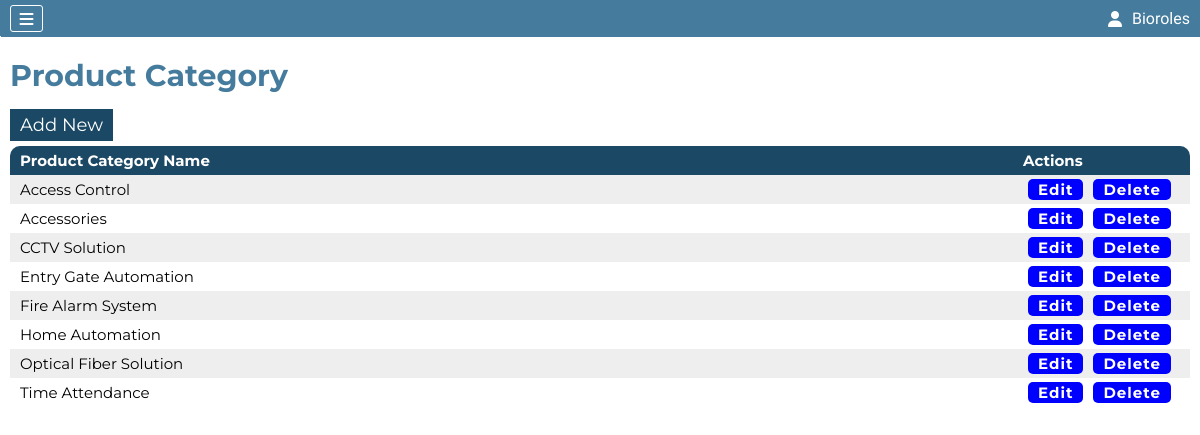
Page /PCategory.php (signed in) on the committed database.
### tables this page shows
CREATE TABLE `company` (
  `Company_Id` int(11) NOT NULL AUTO_INCREMENT,
  `userId` int(11) NOT NULL DEFAULT 0,
  `Admin_Type` int(11) NOT NULL DEFAULT 2,
  `Active_Status` int(11) NOT NULL DEFAULT 1,
  `Approvel` int(11) DEFAULT 0,
  `Company_Code` int(11) NOT NULL,
  `Company_Name` varchar(500) NOT NULL,
  `Company_Phone` varchar(100) NOT NULL DEFAULT '',
  `Company_Email` varchar(50) NOT NULL DEFAULT '',
  `Company_Address` varchar(500) NOT NULL,
  `Company_Username` varchar(500) NOT NULL,
  `Company_Password` varchar(100) NOT NULL,
  `Company_GST` varchar(25) DEFAULT '',
  `Company_PAN` varchar(15) DEFAULT '',
  `Company_TAN` varchar(15) DEFAULT '',
  `Company_Licence` varchar(15) DEFAULT '',
  `Company_Registration` varchar(25) DEFAULT '',
  PRIMARY KEY (`Company_Id`),
  UNIQUE KEY `Company_Username` (`Company_Username`)
);

CREATE TABLE `pro_category` (
  `P_Category_Id` int(11) NOT NULL AUTO_INCREMENT,
  `P_Category_Name` varchar(100) NOT NULL,
  `P_Category_Image` varchar(100) NOT NULL,
  PRIMARY KEY (`P_Category_Id`)
);

### PCategory.php (the view, shortened to what this page needs)
<?php include "conn.php" ?>
<?php include "./components/header.php" ?>
<section class="PCategoryPage">
    <h2>Product Category</h2>
    <div class="crudBtn">
        <div class="add">
            <a href="addPCategoryForm.php">Add New</a>
        </div>
    </div>
    <div class="PCategoryContainer">
        <table>
            <thead>
                <tr>
                    <th>Product Category Name</th>
                    <th>Actions</th>
                </tr>
            </thead>
            <tbody>
                <?php
                $nsql="select * from pro_category";
                $result=mysqli_query($conn,$nsql);
                if(mysqli_num_rows($result)>0){
                    while($row=mysqli_fetch_assoc($result)){
                ?>
                <tr>
                    <td><?php echo $row['P_Category_Name'] ?></td>
                    <td><a href="updatePCategoryForm.php?pcid=<?php echo $row['P_Category_Id'] ?>">Edit</a><a href="PCategory.php?dpcid=<?php echo $row['P_Category_Id'] ?>">Delete</Button></a>
                </tr>
                <?php
                    }
                }else{
                ?>
                <tr>
                    <td colspan="5" style="text-align:center;font-size:20px">No Product Added</td>
                </tr>
                <?php
                }
                ?>
            </tbody>
        </table>
    </div>
</section>
<?php include "./components/footer.php" ?>

### components/header.php (shortened to what this page needs)
<?php
include "conn.php";
?>
<!DOCTYPE html>
<html lang="en">
<head>
    <link rel="stylesheet" href="./style/dashboard.css">
    <link rel="stylesheet" href="./style/buyProduct.css">
    <link rel="stylesheet" href="./style/buyProductForm.css">
    <link rel="stylesheet" href="./style/header.css">
    <link rel="stylesheet" href="./style/profile.css">
    <link rel="stylesheet" href="./style/header.css">
    <link rel="stylesheet" href="./style/company.css">
    <link rel="stylesheet" href="./style/updateCompanyForm.css">
    <link rel="stylesheet" href="./style/branch.css">
    <link rel="stylesheet" href="./style/updateBranchForm.css">
    <link rel="stylesheet" href="./style/category.css">
    <link rel="stylesheet" href="./style/addCategoryForm.css">
    <link rel="stylesheet" href="./style/updateCategoryForm.css">
    <link rel="stylesheet" href="./style/product.css">
    <link rel="stylesheet" href="./style/addProductForm.css">
    <link rel="stylesheet" href="./style/updateProductForm.css">
    <link rel="stylesheet" href="./style/myBranch.css">
    <link rel="stylesheet" href="./style/addMyBranchForm.css">
    <link rel="stylesheet" href="./style/updateMyBranchForm.css">
    <link rel="stylesheet" href="./style/updateMyBranchForm.css">
    <link rel="stylesheet" href="./style/PCategory.css">
    <link rel="stylesheet" href="./style/addPCategoryForm.css">
    <link rel="stylesheet" href="./style/updatePCategoryForm.css">
    <link rel="stylesheet" href="./style/orders.css">
    <link rel="stylesheet" href="./style/myOrders.css">
    <link rel="stylesheet" href="./style/cancelReason.css">
    <link rel="stylesheet" href="./style/product-category.css">
    <link rel="stylesheet" href="https://cdnjs.cloudflare.com/ajax/libs/font-awesome/6.4.0/css/all.min.css"
 />
</head>
<body>
    <header class="headerContainer">
        <div class="hamburger">
            <i class="fa-solid fa-bars"></i>
        </div>
        <?php
        if (isset($_SESSION['Company_Id'])) {
            $hcid = $_SESSION['Company_Id'];
            $hcSql = "select `Company_Name`,`Admin_Type` from company where `Company_Id`=$hcid";
            $hcResult = mysqli_query($conn, $hcSql);
            $hcRow = mysqli_fetch_assoc($hcResult);
        } elseif (isset($_SESSION['User_Id'])) {
            $huid = $_SESSION['User_Id'];
            $huSql = "select `Username`,`User_Permission` from users where `User_Id`=$huid";
            $huResult = mysqli_query($conn, $huSql);
            $huRow = mysqli_fetch_assoc($huResult);
        }
        ?>
        <div class="helloCompany" id="helloCompany">
            <i class="fa-solid fa-user"></i>
            <div>
                <?php echo isset($hcRow['Company_Name']) ? $hcRow['Company_Name'] : $huRow['Username'] ?>
            </div>
        </div>
    </header>
    <section class="mainContainer">

### style/buyProduct.css (style rules this page uses)
body { background: #e7e6e6; }

### style/header.css (style rules this page uses)
* { margin: 0; padding: 0; box-sizing: border-box; }
.headerContainer { display: flex; justify-content: space-between; background-color: #457b9d ; padding: 5px 10px; font-family: 'Ubuntu', sans-serif; }
.headerContainer .hamburger { display: flex; justify-content: space-evenly; align-items: center; padding: 2px; border: 1px solid rgb(255, 255, 255); width: 33px; height: 27px; border-radius: 3px; transition-duration: 0.2s; }
.headerContainer .helloCompany { display: flex; justify-content: space-evenly; align-items: center; width: fit-content; cursor: pointer; transition-duration: 0.2s; color: white; }
.headerContainer .helloCompany div { margin-left: 10px; }
.mainContainer { display: flex; }
i.fa-solid.fa-bars { color: white; }
i.fa-solid.fa-user { margin-left: -3px; }

### style/company.css (style rules this page uses)
body { background: #e7e6e6; }
table td a { position: relative; margin: 0px 5px; background-color: blue; color: white; padding: 1px 10px; font-weight: bold; letter-spacing: 1px; text-decoration: none; border-radius: 5px; }
table { border-collapse: collapse; border-spacing: 0; border-radius: 12px 12px 0px 0px; box-shadow: 0 12px 5pxrgba(32, 32, 32, .3); }
th { border-spacing: none; background: #1b4965; color: white; border-radius: none; }
tr:nth-child(odd) { background-color: #eeeeee }

### style/updateCompanyForm.css (style rules this page uses)
body { background: #e7e6e6; }

### style/branch.css (style rules this page uses)
body { background: #e7e6e6; }

### style/category.css (style rules this page uses)
body { background: #e7e6e6; }

### style/addCategoryForm.css (style rules this page uses)
body { background: #e7e6e6; }

### style/updateCategoryForm.css (style rules this page uses)
body { background: #e7e6e6; }

### style/product.css (style rules this page uses)
body { background: #e7e6e6; }

### style/addProductForm.css (style rules this page uses)
body { background: #ffffff; }

### style/myBranch.css (style rules this page uses)
body { background: #e7e6e6; }

### style/addMyBranchForm.css (style rules this page uses)
body { background: #e7e6e6; }

### style/updateMyBranchForm.css (style rules this page uses)
body { background: #e7e6e6; }

### style/PCategory.css (style rules this page uses)
body { background: #e7e6e6; }
.PCategoryPage { font-family: 'Montserrat', sans-serif; width: 100%; min-height: 750px; padding: 10px; }
.PCategoryPage h2 { font-size: 30px; margin: 10px 0px; color: #457b9d; font-weight: 700; }
.PCategoryPage .crudBtn { display: flex; justify-content: space-between; padding: 10px 0px; }
.PCategoryPage .crudBtn .add a { padding: 5px 10px; background-color:#1b4965; color: white; border: 0; font-size: 18px; text-decoration: none; transition-duration: 0.2s; }
.PCategoryPage .PCategoryContainer { background-color: white; border-radius: 10px; overflow: auto; }
.PCategoryPage .PCategoryContainer table { width: 100%; padding: 10px; }
.PCategoryPage .PCategoryContainer table th { text-align: left; font-size: 15px; padding: 5px 10px; }
.PCategoryPage .PCategoryContainer table td { font-size: 15px; padding: 5px 10px; }
.PCategoryPage .PCategoryContainer table td a { margin: 0px 5px; }
.PCategoryPage .PCategoryContainer table td:last-child,.PCategoryPage .PCategoryContainer table th:last-child { text-align: left; width: 15%; }

### style/addPCategoryForm.css (style rules this page uses)
body { background: #e7e6e6; }

### style/myOrders.css (style rules this page uses)
body { background: #e7e6e6; }

### style/product-category.css (style rules this page uses)
body { background: #ffffff; }

### rows in the picture
company: Company_Name "Bioroles"
pro_category: P_Category_Name "Access Control"
pro_category: P_Category_Name "Accessories"
pro_category: P_Category_Name "CCTV Solution"
pro_category: P_Category_Name "Entry Gate Automation"
pro_category: P_Category_Name "Fire Alarm System"
pro_category: P_Category_Name "Home Automation"
pro_category: P_Category_Name "Optical Fiber Solution"
pro_category: P_Category_Name "Time Attendance"
